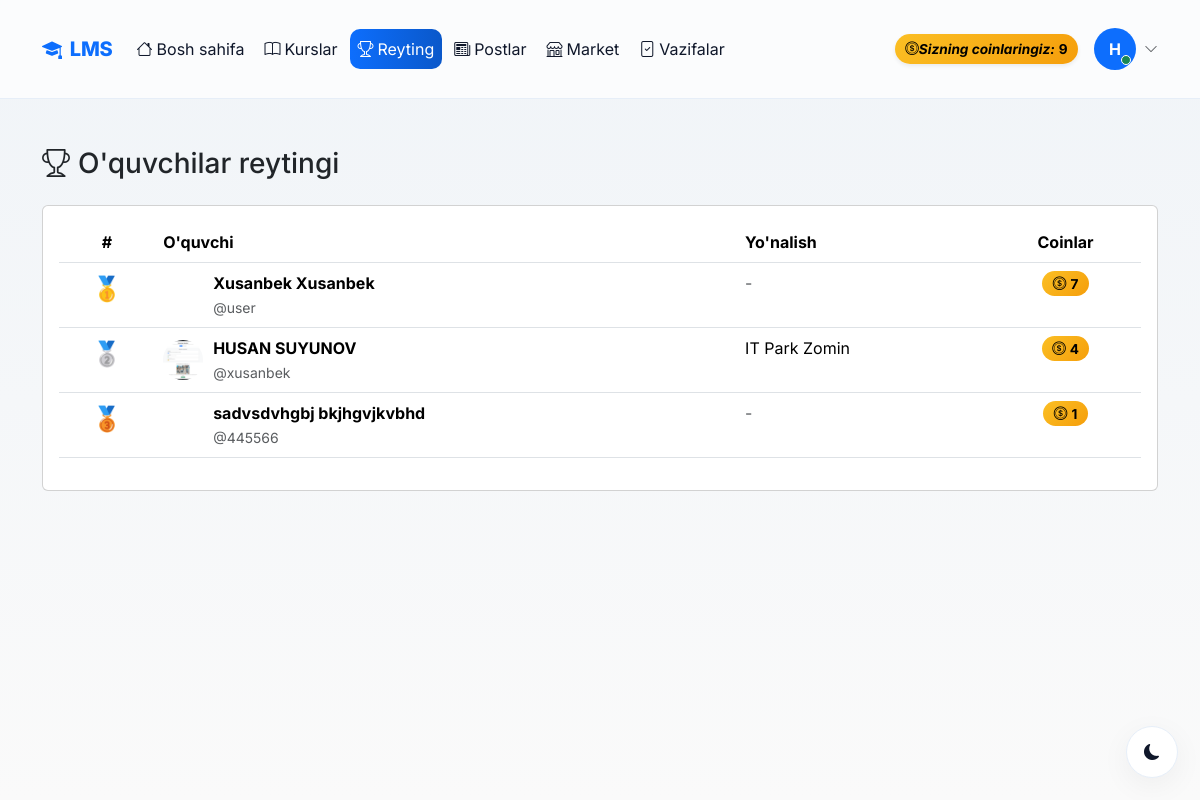
/leaderboard/ (signed in), run on an earlier commit of the app's database.
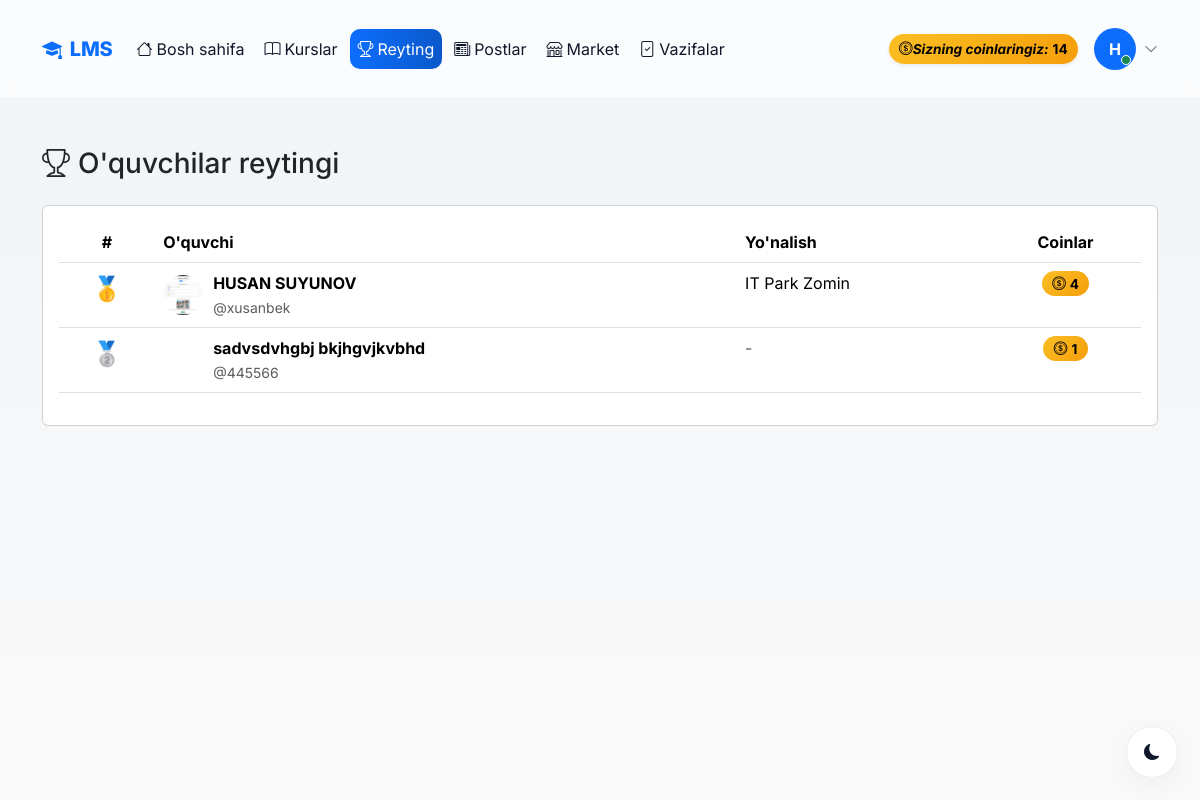
And on a later commit of the database.
### accounts/models.py (models this page shows, shortened)
class CustomUser(AbstractUser):
    ROLE_CHOICES = (
        ('admin', 'Admin'),
        ('teacher', 'O\'qituvchi'),
        ('student', 'O\'quvchi'),
    )
    first_name = models.CharField(max_length=100, verbose_name="Ism")
    last_name = models.CharField(max_length=100, verbose_name="Familiya")
    phone = models.CharField(max_length=20, unique=True, verbose_name="Telefon raqam")
    role = models.CharField(max_length=20, choices=ROLE_CHOICES, default='student', verbose_name="Rol")
    photo = models.ImageField(upload_to='profiles/', blank=True, null=True, verbose_name="Profil rasmi")
    profession = models.ForeignKey(Profession, on_delete=models.SET_NULL, null=True, blank=True, related_name='students', verbose_name="Yo'nalish")
    is_blocked = models.BooleanField(default=False, verbose_name="Bloklangan")
    last_activity = models.DateTimeField(null=True, blank=True, verbose_name="Oxirgi faollik")
    bio = models.TextField(blank=True, null=True, verbose_name="O'zi haqida")
    coins = models.IntegerField(default=0, verbose_name="Coinlar")
    total_online_time = models.IntegerField(default=0, verbose_name="Jami online vaqt (daqiqa)")
    address = models.CharField(max_length=300, blank=True, null=True, verbose_name="Yashash manzili")
    birth_date = models.DateField(null=True, blank=True, verbose_name="Tug'ilgan kuni")
    id_card = models.FileField(upload_to='documents/id_cards/', blank=True, null=True, verbose_name="ID karta/Pasport")
    birth_certificate = models.FileField(upload_to='documents/birth_certificates/', blank=True, null=True, verbose_name="Tug'ilganlik haqida guvohnoma")
    @property
    def is_admin(self):
        return self.role == 'admin'
    @property
    def is_teacher(self):
        return self.role == 'teacher'
    @property
    def full_name(self):
        return f"{self.first_name} {self.last_name}"
    def get_initials(self):
        first = self.first_name[0] if self.first_name else ''
        last = self.last_name[0] if self.last_name else ''
        return f"{first}{last}".upper()
    class Meta:
        verbose_name = "Foydalanuvchi"
        verbose_name_plural = "Foydalanuvchilar"

class Profession(models.Model):
    name = models.CharField(max_length=200, verbose_name="Kasb nomi")
    photo = models.ImageField(upload_to='professions/', verbose_name="Rasm")
    description = models.TextField(verbose_name="Kasb haqida")
    created_at = models.DateTimeField(auto_now_add=True)
    class Meta:
        verbose_name = "Kasb"
        verbose_name_plural = "Kasblar"
        ordering = ['-created_at']

### accounts/views.py (the view)
# urls.py: path('leaderboard/', views.leaderboard, name='leaderboard'),
@login_required
def leaderboard(request):
    students = CustomUser.objects.filter(role='student').order_by('-coins')[:50]
    return render(request, 'accounts/leaderboard.html', {'students': students})

### accounts/management/commands/check_birthdays.py (called while the page is built, shortened)
    def handle(self, *args, **kwargs):
        today = timezone.now().date()
        users = CustomUser.objects.filter(birth_date__day=today.day, birth_date__month=today.month)
        if not users.exists():
            self.stdout.write(self.style.SUCCESS('No birthdays today.'))
            return

### accounts/templates/accounts/leaderboard.html (shortened to what this page needs)
{% extends 'accounts/base.html' %}
{% block content %}
<div class="container mt-5">
    <h3 style="color: var(--primary-blue);" class="mb-4">
        <i class="bi bi-trophy me-2"></i>O'quvchilar reytingi
    </h3>
    <div class="card">
        <div class="card-body">
            {% if students %}
            <div class="table-responsive">
                <table class="table" style="color: var(--text-color);">
                    <thead>
                        <tr>
                            <th class="text-center">#</th>
                            <th>O'quvchi</th>
                            <th>Yo'nalish</th>
                            <th class="text-center">Coinlar</th>
                        </tr>
                    </thead>
                    <tbody>
                        {% for student in students %}
                        <tr {% if student == request.user %}style="background: rgba(13, 110, 253, 0.1);"{% endif %}>
                            <td class="text-center">
                                {% if forloop.counter == 1 %}
                                <span style="font-size: 1.5rem;">🥇</span>
                                {% elif forloop.counter == 2 %}
                                <span style="font-size: 1.5rem;">🥈</span>
                                {% elif forloop.counter == 3 %}
                                <span style="font-size: 1.5rem;">🥉</span>
                                {% else %}
                                <span class="badge bg-secondary">{{ forloop.counter }}</span>
                                {% endif %}
                            </td>
                            <td>
                                <div class="d-flex align-items-center">
                                    {% if student.photo %}
                                    <img src="{{ student.photo.url }}" style="width: 40px; height: 40px; border-radius: 50%; object-fit: cover; margin-right: 10px;">
                                    {% else %}
                                    <div style="width: 40px; height: 40px; border-radius: 50%; background: linear-gradient(135deg, var(--primary-blue), var(--dark-blue)); display: flex; align-items: center; justify-content: center; margin-right: 10px; color: white; font-weight: 600;">
                                    </div>
                                    {% endif %}
                                    <div>
                                        <strong>{{ student.full_name }}</strong>
                                        <br><small class="text-muted">@{{ student.username }}</small>
                                    </div>
                                </div>
                            </td>
                            <td>
                                {% if student.profession %}{{ student.profession.name }}{% else %}<span class="text-muted">-</span>{% endif %}
                            </td>
                            <td class="text-center">
                                <span class="coin-badge">
                                    <i class="bi bi-coin me-1"></i>{{ student.coins }}
                                </span>
                            </td>
                        </tr>
                        {% endfor %}
                    </tbody>
                </table>
            </div>
            {% else %}
            <div class="text-center py-5">
                <i class="bi bi-trophy text-muted" style="font-size: 4rem;"></i>
                <h4 class="mt-3" style="color: var(--text-color);">Hozircha o'quvchilar yo'q</h4>
            </div>
            {% endif %}
        </div>
    </div>
</div>
{% endblock %}

### accounts/templates/accounts/base.html (shortened to what the changed rows need)
<!DOCTYPE html>
<html lang="uz" data-bs-theme="light">
<head>
    {% load static %}
    <link rel="stylesheet" href="{% static 'effects/weather_effect.css' %}">
    <link rel="stylesheet" href="{% static 'css/base.css' %}">
    <link href="https://cdn.jsdelivr.net/npm/bootstrap@5.3.2/dist/css/bootstrap.min.css" rel="stylesheet">
    <link href="https://cdn.jsdelivr.net/npm/bootstrap-icons@1.11.1/font/bootstrap-icons.css" rel="stylesheet">
</head>
<body>
    {% if user.is_authenticated %}
    <nav class="navbar navbar-expand-lg sticky-top">
        <div class="container main-container">
            <a class="navbar-brand d-flex align-items-center gap-2" href="{% url 'home' %}">
                <i class="bi bi-mortarboard-fill"></i>
                <span>LMS</span>
            </a>
            <div class="collapse navbar-collapse" id="navbarNav">
                <ul class="navbar-nav me-auto mb-2 mb-lg-0 align-items-lg-center gap-lg-1">
                    <li class="nav-item">
                        <a class="nav-link {% if request.resolver_match.url_name == 'home' %}active{% endif %}"
                            href="{% url 'home' %}">
                            <i class="bi bi-house me-1"></i>Bosh sahifa
                        </a>
                    </li>
                    <li class="nav-item">
                        <a class="nav-link {% if request.resolver_match.url_name and 'profession' in request.resolver_match.url_name %}active{% endif %}"
                            href="{% url 'professions' %}">
                            <i class="bi bi-book me-1"></i>Kurslar
                        </a>
                    </li>
                    <li class="nav-item">
                        <a class="nav-link {% if request.resolver_match.url_name == 'leaderboard' %}active{% endif %}"
                            href="{% url 'leaderboard' %}">
                            <i class="bi bi-trophy me-1"></i>Reyting
                        </a>
                    </li>
                    <li class="nav-item">
                        <a class="nav-link {% if request.resolver_match.app_names and 'blog' in request.resolver_match.app_names %}active{% endif %}"
                            href="{% url 'blog:post_list' %}">
                            <i class="bi bi-newspaper me-1"></i>Postlar
                        </a>
                    </li>
                    <li class="nav-item">
                        <a class="nav-link {% if 'market' in request.resolver_match.url_name %}active{% endif %}"
                            href="{% url 'market_list' %}">
                            <i class="bi bi-shop me-1"></i>Market
                        </a>
                    </li>
                    {% if user.is_teacher or user.is_admin %}
                    <li class="nav-item">
                        <a class="nav-link {% if request.resolver_match.url_name == 'homework_submissions' %}active{% endif %}"
                            href="{% url 'homework_submissions' %}">
                            <i class="bi bi-file-check me-1"></i>Vazifalar
                        </a>
                    </li>
                    {% endif %}
                </ul>
                <div class="d-flex align-items-center gap-3">
                    <div class="coin-badge d-flex align-items-center gap-1 shadow-sm" title="Sizning coinlaringiz">
                        <i class="bi bi-coin">Sizning coinlaringiz: </i>
                        {{ user.coins|default:0 }}
                    </div>
                    <div class="dropdown">
                        <a class="d-flex align-items-center gap-2 text-decoration-none" data-bs-toggle="dropdown"
                            aria-expanded="false" role="button">
                            <div class="position-relative">
                                {% if user.profile.image and user.profile.image.url %}
                                <img src="{{ user.profile.image.url }}" class="rounded-circle shadow-sm"
                                    style="width:42px;height:42px;object-fit:cover"
                                    alt="{{ user.get_full_name|default:user.username }}">
                                {% elif user.avatar_url %}
                                <img src="{{ user.avatar_url }}" class="rounded-circle shadow-sm"
                                    style="width:42px;height:42px;object-fit:cover"
                                    alt="{{ user.get_full_name|default:user.username }}">
                                {% else %}
                                <div class="rounded-circle bg-primary text-white d-flex align-items-center justify-content-center fw-bold"
                                    style="width:42px;height:42px;">
                                    {{ user.get_full_name|default:user.username|slice:":1"|upper }}
                                </div>
                                {% endif %}
                                <span
                                    class="position-absolute bottom-0 end-0 translate-middle p-1 bg-success border border-white rounded-circle"></span>
                            </div>
                            <i class="bi bi-chevron-down small text-muted"></i>
                        </a>
                    </div>
                </div>
            </div>
        </div>
    </nav>
    {% endif %}
    <main class="main-container">
        {% block content %}{% endblock %}
    </main>
</body>
</html>

What changed in the data, as far as the page shows it:
removed CustomUser: full_name "Xusanbek Xusanbek", username "user", coins "7"
changed CustomUser (number 1 of 3 on the later page): coins "9" → "14"
changed CustomUser "HUSAN SUYUNOV": text "🥈" → "🥇"
computed for CustomUser "sadvsdvhgbj bkjhgvjkvbhd": text "🥉" → "🥈"
